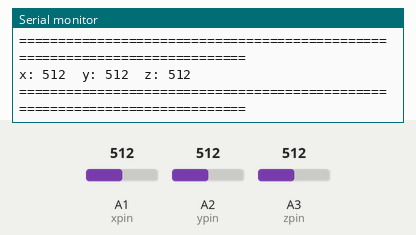
A sketch run on a simulated Arduino Uno, built with avr-gcc and run on an emulated ATmega328P. Parts: the last lines printed to the serial monitor. The inputs (shaded band) are chosen by the test bench; at power-on: A3 (zpin) = 512, A1 (xpin) = 512, A2 (ypin) = 512.

Above: at 8.5 s.
8.6 s: A3 (zpin) set to 11
At 9.8 s:
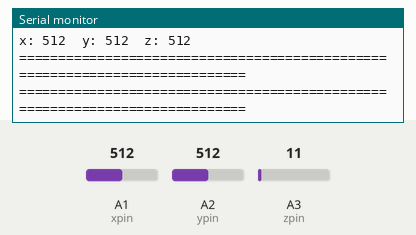
14.8 s: A3 (zpin) set to 8
At 16.4 s:
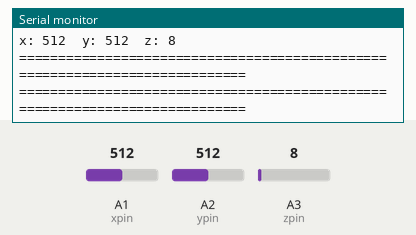
Timing chart, 0 to 17.9 s (numbered marks = the images above; inputs shaded):
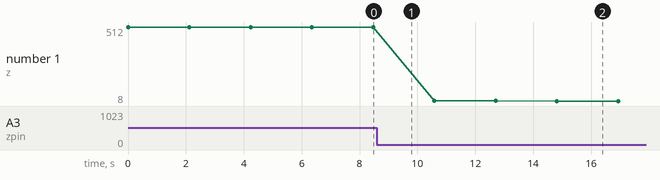

Measured:
- after the input at 14.8 s, the serial monitor: prints a new line at once (image 2)
- plotted number 1: 512 → 11 after the input at 8.6 s, 11 → 8 after the input at 14.8 s

The sketch:

GY-61.ino
```cpp
/*
ADXL335
note:vcc-->5v ,but ADXL335 Vs is 3.3V
The circuit:
      5V: VCC
analog 1: x-axis
analog 2: y-axis
analog 3: z-axis
*/
const int xpin = 1;                  // x-axis of the accelerometer
const int ypin = 2;                  // y-axis
const int zpin = 3;                  // z-axis (only on 3-axis models)
void setup()
{
 // initialize the serial communications:
 Serial.begin(9600);
}
void loop()
{
 int x = analogRead(xpin);  //read from xpin

 int y = analogRead(ypin);  //read from ypin

 int z = analogRead(zpin);  //read from zpin

//float zero_G = 512.0; //ADC is 0~1023  the zero g output equal to Vs/2
//                      //ADXL335 power supply by Vs 3.3V
//float scale = 102.3;  //ADXL335330 Sensitivity is 330mv/g
                       //330 * 1024/3.3/1000
Serial.print("x: ");
Serial.print(x);
Serial.print("\t");
Serial.print("y: ");
Serial.print(y);
Serial.print("\t");
Serial.print("z: ");
Serial.print(z);
Serial.print("\n");
//Serial.print("x: ");
//Serial.print(((float)x - 331.5)/65*9.8);  //print x value on serial monitor
//Serial.print("\n");
//Serial.print("y: ");
//Serial.print(((float)y - 329.5)/68.5*9.8);  //print y value on serial monitor
//Serial.print("\n");
//Serial.print("z: ");
//Serial.print(((float)z - 340)/68*9.8);  //print z value on serial monitor
//Serial.print("\n");
Serial.println("============================================================================");
Serial.println("============================================================================");
Serial.print("\n");
delay(2000);
}
```
